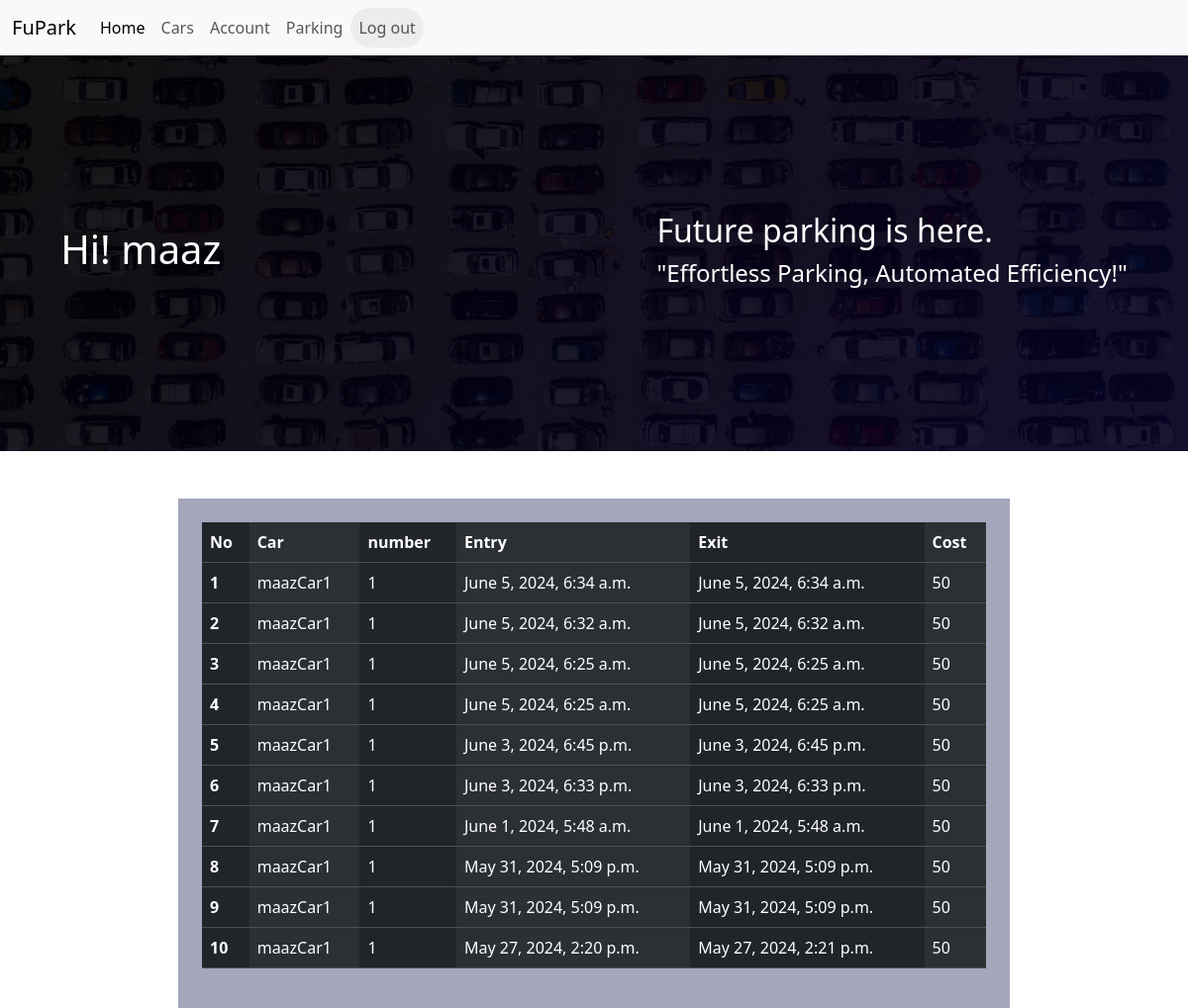
The page / (signed in) on the database as committed earlier.
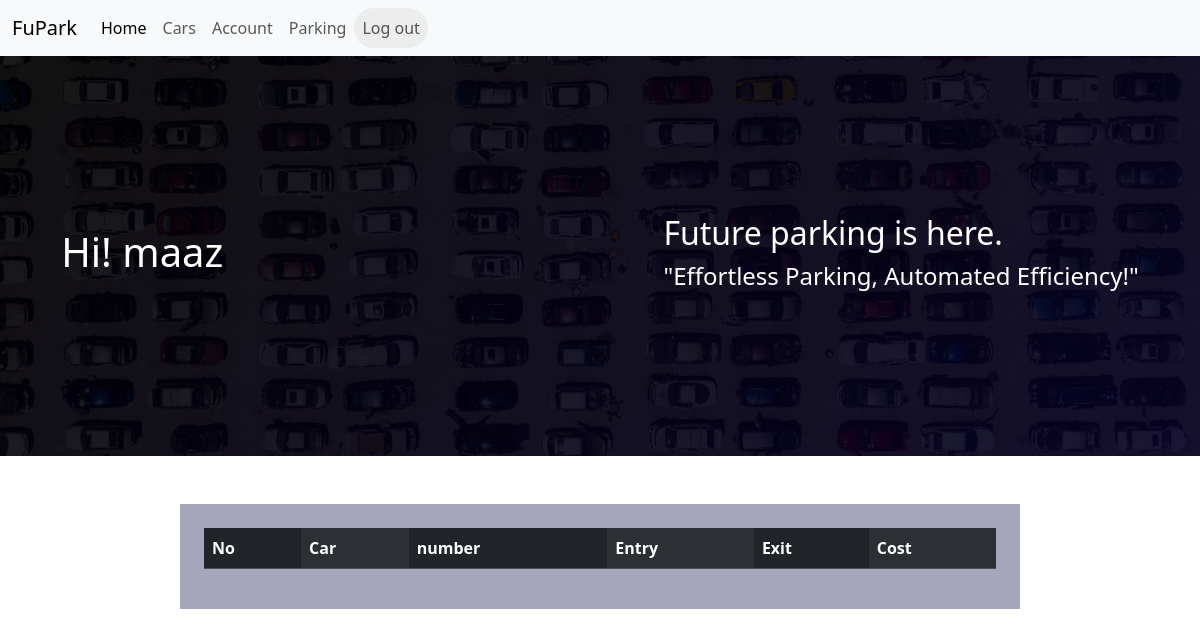
The same page on the database as committed later.
### home/models.py (models this page shows, shortened)
class CustomUser(AbstractUser):
    balance = models.IntegerField(default=500)

class Parking(models.Model):
    car = models.ForeignKey(Cars,on_delete=models.SET_NULL , null=True,blank=True)
    entry = models.DateTimeField()
    exit = models.DateTimeField(null=True)
    cost = models.IntegerField(null=True)

class Cars(models.Model):
    user = models.ForeignKey(settings.AUTH_USER_MODEL, on_delete = models.SET_NULL, null=True, blank=True)
    car_name = models.CharField(max_length=100)
    car_number = models.CharField(max_length=100,unique=True)

### home/views.py (the view)
# urls.py: 2. Add a URL to urlpatterns:  path('', views.home, name='home')
@login_required(login_url="/login/")
def home(request):
    parkings = Parking.objects.filter(car__user=request.user)
    parkings = parkings.order_by('-entry')
    return render(request,'home/home.html',{'title':"Parking",'parkings':parkings})

### home/templates/home/home.html
{% extends "home/base.html" %}
{% block start %}
    <main>
        {% include "home/nav.html" %}
        <header id="head" style="position: static;">
                <div id="hleft">
                    <h1 id="name">Hi! {% if request.user.first_name %}{{request.user.first_name}}{% else %}{{request.user.username}}{% endif %}</h1>
                </div>
                <div id="hright">
                    <h2>Future parking is here.</h2>
                    <h4>"Effortless Parking, Automated Efficiency!"</h4>
                </div>
        </header>
        <div id="history" style="width: 70%; margin: 3em auto 0;">
            <table class="table table-dark table-striped-columns">
                <thead>
                    <tr>
                      <th scope="col">No</th>
                      <th scope="col">Car</th>
                      <th scope="col">number</th>
                      <th scope="col">Entry</th>
                      <th scope="col">Exit</th>
                      <th scope="col">Cost</th>
                    </tr>
                  </thead>
                  <tbody>
                        {% for parking in parkings %}
                        <tr>
                        <th scope="row">{{forloop.counter}}</th>
                        <td >{{parking.car.car_name}}</td>
                        <td >{{parking.car.car_number}}</td>
                        <td >{{parking.entry}}</td>
                        <td>{{parking.exit}}</td>
                        <td>{{parking.cost}}</td>
                        </tr>
                        {% endfor %}
                  </tbody>
            </table>
        </div>
    </main>
{% endblock %}

### home/templates/home/base.html (shortened to what this page needs)
{% load static %}
<!DOCTYPE html>
<html lang="en">
<head>
    <link href="https://cdn.jsdelivr.net/npm/bootstrap@5.3.2/dist/css/bootstrap.min.css" rel="stylesheet">
    <link rel="stylesheet" href="static/css/style.css">
</head>
<body>
    {% block start %}
    {% endblock %}
</body>
</html>

### home/templates/home/nav.html (shortened to what this page needs)
<nav class="navbar navbar-expand-lg bg-body-tertiary" style="position: sticky;top: 0;z-index: 4;">
    <div class="container-fluid">
      <a class="navbar-brand" href="/">FuPark</a>
      <div class="collapse navbar-collapse" id="navbarNav">
        <ul class="navbar-nav">
          <li class="nav-item">
            <a class="nav-link active" aria-current="page" href="/">Home</a>
          </li>
          <li class="nav-item">
            <a class="nav-link" href="/cars">Cars</a>
          </li>
          <li class="nav-item">
            <a class="nav-link" href="/account">Account</a>
          </li>
          <li class="nav-item">
            <a class="nav-link" href="/parking">Parking</a>
          </li>
          <li class="nav-item">
            <a class="nav-link" href="/logout" style="background: linear-gradient(rgba(0, 0, 0, 0.05),rgba(0, 0, 0, 0.05));border-radius: 2em;">Log out</a>
          </li>
        </ul>
      </div>
    </div>
  </nav>

### static/css/style.css (style rules this page uses)
* { margin: 0; padding: 0; box-sizing: border-box; }
html,body { height: 100%; width: 100%; }
#head { color: white; min-height: 50vh; width: 100%; background: linear-gradient(135deg,rgba(0, 0, 0, 0.895),rgba(6, 2, 35, 0.912)),url("/static/images/bg2.jpg"); background-repeat: no-repeat; background-position: left; background-size: cover; display: flex; justify-content: space-around; align-items: center; }
#hleft { width: 40%; font-size: 5rem; }
#hright h1,#hright h2 { margin-bottom: 0.3em; }
#history { padding: 1.5em; background-color: rgba(62, 62, 110, 0.463); width: 100%; }

Rows that differ between the two databases and show on the page:
removed Parking: car.car_name "maazCar1", car.car_number "1", entry "June 5, 2024, 6:34 a.m.", exit "June 5, 2024, 6:34 a.m.", cost "50"
removed Parking: car.car_name "maazCar1", car.car_number "1", entry "June 5, 2024, 6:32 a.m.", exit "June 5, 2024, 6:32 a.m.", cost "50"
removed Parking: car.car_name "maazCar1", car.car_number "1", entry "June 5, 2024, 6:25 a.m.", exit "June 5, 2024, 6:25 a.m.", cost "50"
removed Parking: car.car_name "maazCar1", car.car_number "1", entry "June 5, 2024, 6:25 a.m.", exit "June 5, 2024, 6:25 a.m.", cost "50"
removed Parking: car.car_name "maazCar1", car.car_number "1", entry "June 3, 2024, 6:45 p.m.", exit "June 3, 2024, 6:45 p.m.", cost "50"
removed Parking: car.car_name "maazCar1", car.car_number "1", entry "June 3, 2024, 6:33 p.m.", exit "June 3, 2024, 6:33 p.m.", cost "50"
removed Parking: car.car_name "maazCar1", car.car_number "1", entry "June 1, 2024, 5:48 a.m.", exit "June 1, 2024, 5:48 a.m.", cost "50"
removed Parking: car.car_name "maazCar1", car.car_number "1", entry "May 31, 2024, 5:09 p.m.", exit "May 31, 2024, 5:09 p.m.", cost "50"
removed Parking: car.car_name "maazCar1", car.car_number "1", entry "May 31, 2024, 5:09 p.m.", exit "May 31, 2024, 5:09 p.m.", cost "50"
removed Parking: car.car_name "maazCar1", car.car_number "1", entry "May 27, 2024, 2:20 p.m.", exit "May 27, 2024, 2:21 p.m.", cost "50"
